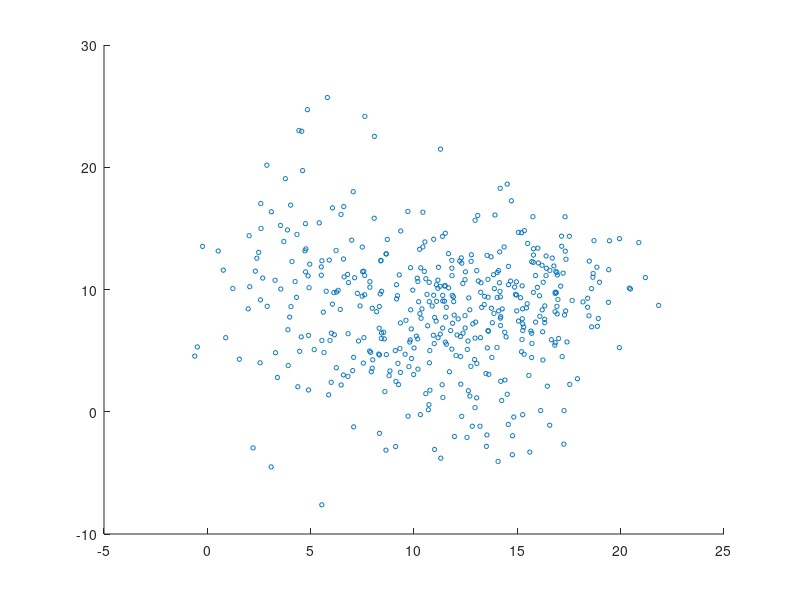

Reproduce this figure in MATLAB. (Note: this script raises an error after producing the figure.)
MU3 = [5 10];
SIGMA3 = [8 4; 4 40];
MU4 = [15 10];
SIGMA4 = [8 0; 0 8];
MU5 = [10 5];
SIGMA5 = [10 -5; -5 20];
X = [mvnrnd(MU3,SIGMA3,100);mvnrnd(MU4,SIGMA4,200); mvnrnd(MU5,SIGMA5,150)];
figure;
scatter(X(:,1),X(:,2),10);
options = statset('Display','final');
obj = gmdistribution.fit(X,2,'Options',options);
hold on
h = ezcontour(@(x,y)pdf(obj,[x y]),[-10 25],[-10 25]);
hold off